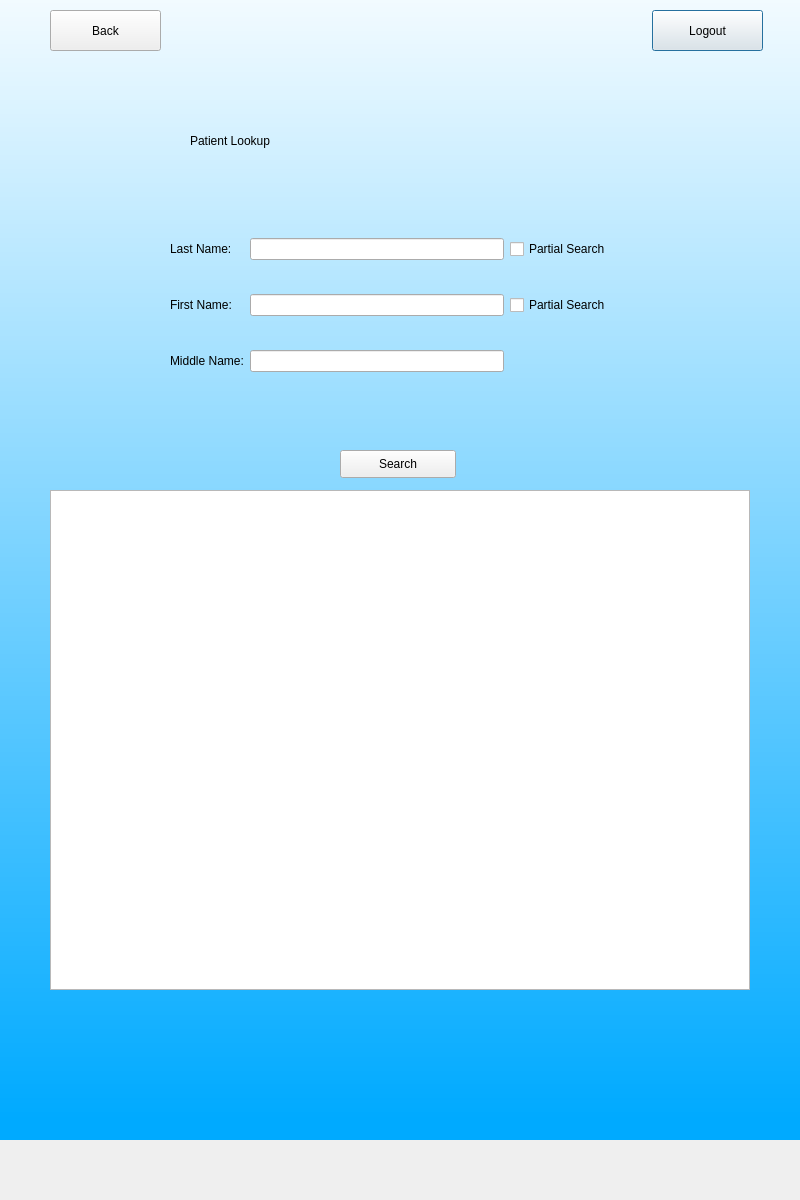
<?xml version="1.0" encoding="UTF-8"?>
<ui version="4.0">
 <class>diaPtntLookup</class>
 <widget class="QDialog" name="diaPtntLookup">
  <property name="geometry">
   <rect>
    <x>0</x>
    <y>0</y>
    <width>800</width>
    <height>1200</height>
   </rect>
  </property>
  <property name="windowTitle">
   <string>Patient Search</string>
  </property>
  <widget class="QWidget" name="widget" native="true">
   <property name="geometry">
    <rect>
     <x>0</x>
     <y>-60</y>
     <width>800</width>
     <height>1200</height>
    </rect>
   </property>
   <property name="styleSheet">
    <string notr="true">QWidget#widget{
background-color:qlineargradient(spread:pad, x1:1, y1:0.982409, x2:1, y2:0, stop:0 rgba(0, 170, 255, 255), stop:1 rgba(255, 255, 255, 255))}</string>
   </property>
   <widget class="QLabel" name="label">
    <property name="geometry">
     <rect>
      <x>190</x>
      <y>170</y>
      <width>401</width>
      <height>61</height>
     </rect>
    </property>
    <property name="styleSheet">
     <string notr="true">font: 36pt &quot;MS Shell Dlg 2&quot;;</string>
    </property>
    <property name="text">
     <string>Patient Lookup</string>
    </property>
   </widget>
   <widget class="QPushButton" name="logout">
    <property name="geometry">
     <rect>
      <x>652</x>
      <y>70</y>
      <width>111</width>
      <height>41</height>
     </rect>
    </property>
    <property name="text">
     <string>Logout</string>
    </property>
   </widget>
   <widget class="QPushButton" name="backButton">
    <property name="geometry">
     <rect>
      <x>50</x>
      <y>70</y>
      <width>111</width>
      <height>41</height>
     </rect>
    </property>
    <property name="text">
     <string>Back</string>
    </property>
   </widget>
   <widget class="QLabel" name="error">
    <property name="geometry">
     <rect>
      <x>250</x>
      <y>470</y>
      <width>291</width>
      <height>31</height>
     </rect>
    </property>
    <property name="styleSheet">
     <string notr="true">font: 12pt &quot;MS Shell Dlg 2&quot;;color:rgb(255,0,0)</string>
    </property>
    <property name="text">
     <string/>
    </property>
   </widget>
   <widget class="QWidget" name="gridLayoutWidget">
    <property name="geometry">
     <rect>
      <x>170</x>
      <y>270</y>
      <width>441</width>
      <height>191</height>
     </rect>
    </property>
    <layout class="QGridLayout" name="gridLayout">
     <item row="0" column="0">
      <widget class="QLabel" name="labelLastName">
       <property name="styleSheet">
        <string notr="true">font: 14pt &quot;MS Shell Dlg 2&quot;;</string>
       </property>
       <property name="text">
        <string>Last Name:</string>
       </property>
      </widget>
     </item>
     <item row="0" column="1">
      <widget class="QLineEdit" name="lastField"/>
     </item>
     <item row="1" column="0">
      <widget class="QLabel" name="labelFirstName">
       <property name="styleSheet">
        <string notr="true">font: 14pt &quot;MS Shell Dlg 2&quot;;</string>
       </property>
       <property name="text">
        <string>First Name:</string>
       </property>
      </widget>
     </item>
     <item row="1" column="1">
      <widget class="QLineEdit" name="firstField"/>
     </item>
     <item row="2" column="0">
      <widget class="QLabel" name="label_2">
       <property name="styleSheet">
        <string notr="true">font: 14pt &quot;MS Shell Dlg 2&quot;;</string>
       </property>
       <property name="text">
        <string>Middle Name:</string>
       </property>
      </widget>
     </item>
     <item row="2" column="1">
      <widget class="QLineEdit" name="midField"/>
     </item>
     <item row="0" column="2">
      <widget class="QCheckBox" name="lastBox">
       <property name="text">
        <string>Partial Search</string>
       </property>
      </widget>
     </item>
     <item row="1" column="2">
      <widget class="QCheckBox" name="firstBox">
       <property name="text">
        <string>Partial Search</string>
       </property>
      </widget>
     </item>
    </layout>
   </widget>
   <widget class="QPushButton" name="search">
    <property name="geometry">
     <rect>
      <x>340</x>
      <y>510</y>
      <width>116</width>
      <height>28</height>
     </rect>
    </property>
    <property name="text">
     <string>Search</string>
    </property>
   </widget>
   <widget class="QTableWidget" name="resultsTable">
    <property name="geometry">
     <rect>
      <x>50</x>
      <y>550</y>
      <width>700</width>
      <height>500</height>
     </rect>
    </property>
   </widget>
  </widget>
 </widget>
 <resources/>
 <connections/>
</ui>
